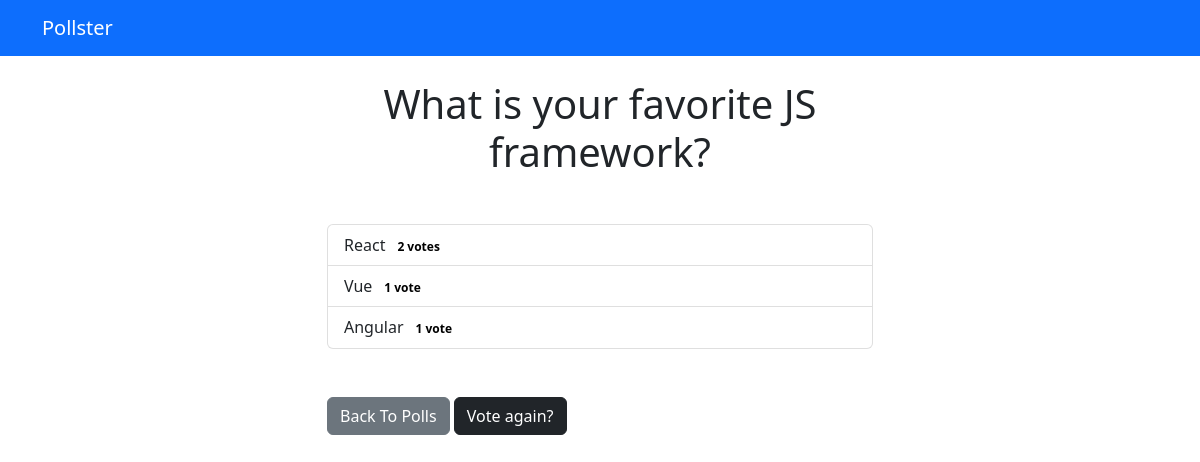
The app's page /polls/2/results/ with its own data.
### polls/models.py (models this page shows, shortened)
class Question(models.Model):
    question_text = models.CharField(max_length=200)
    pub_date = models.DateTimeField('date published')

class Choice(models.Model):
    question = models.ForeignKey(Question, on_delete=models.CASCADE)
    choice_text = models.CharField(max_length=200)
    votes = models.IntegerField(default=0)

### polls/views.py (the view)
# urls.py: path("<int:question_id>/results/", views.results, name="results"),
def results(request, question_id):
    question = get_object_or_404(Question, pk=question_id)
    return render(request, "polls/results.html", {"question": question})

### templates/polls/results.html
{% extends 'base.html' %} {% block content %}
<h1 class="mb-5 text-center">{{ question.question_text }}</h1>
<ul class="list-group mb-5">
  {% for choice in question.choice_set.all %}
  <li class="list-group-item">
    {{ choice.choice_text }}
    <span class="badge badge-success" style="color: black"
      >{{ choice.votes }} vote{{ choice.votes | pluralize }}</span
    >
  </li>
  {% endfor %}
</ul>
<a class="btn btn-secondary" href="{% url 'polls:index' %}">Back To Polls</a>
<a class="btn btn-dark" href="{% url 'polls:detail' question.id %}"
  >Vote again?</a
>
{% endblock %}

### records on screen
Question: question_text "What is your favorite JS framework?"
Choice: choice_text "React", votes "2", votes|pluralize "s"
Choice: choice_text "Vue", votes "1"
Choice: choice_text "Angular", votes "1"
